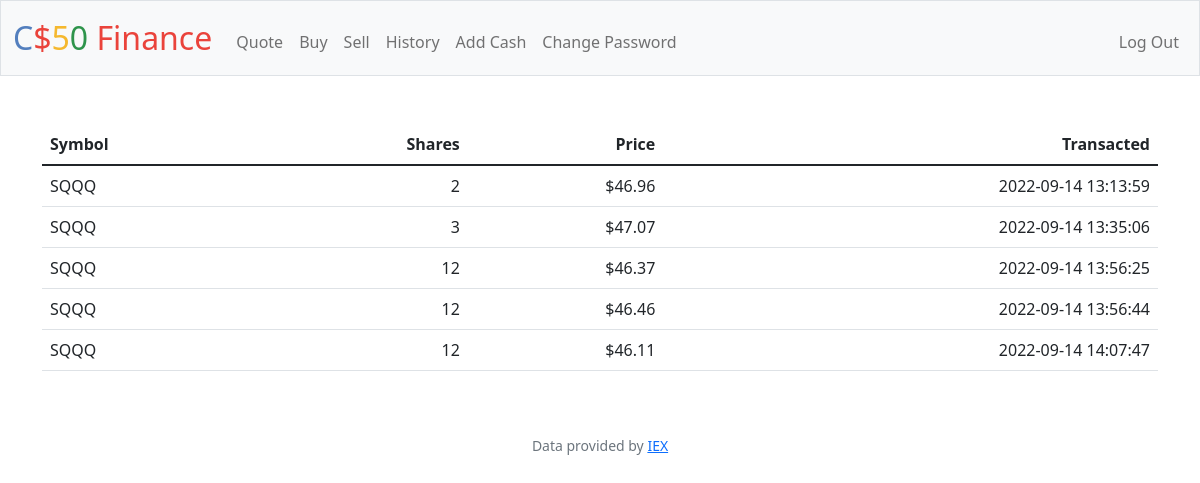
Page /history (signed in) on the committed database.
### tables this page shows
CREATE TABLE history(
id INT,
time DATETIME,
symbol TEXT,
shares INT,
price NUMERIC,
type TEXT,
FOREIGN KEY (id) REFERENCES users(id)
);

### app.py (the view)
@app.route("/history")
@login_required
def history():
    acc_id = session["user_id"]
    if acc_id != None:
        history_list = db.execute("SELECT * FROM history WHERE id = ?", acc_id)
    return render_template("history.html", jinja_history_list=history_list)

### app.py (called while the page is built)
@app.after_request
def after_request(response):
    response.headers["Cache-Control"] = "no-cache, no-store, must-revalidate"
    response.headers["Expires"] = 0
    response.headers["Pragma"] = "no-cache"
    return response

### helpers.py (called while the page is built)
def login_required(f):
    @wraps(f)
    def decorated_function(*args, **kwargs):
        if session.get("user_id") is None:
            return redirect("/login")
        return f(*args, **kwargs)
    return decorated_function

def usd(value):
    return f"${value:,.2f}"

### templates/history.html (shortened to what this page needs)
{% extends "layout.html" %}
{% block main %}
    <table class="table">
        <thead>
            <tr>
                <th class="text-start">Symbol</th>
                <th class="text-end">Shares</th>
                <th class="text-end">Price</th>
                <th class="text-end">Transacted</th>
            </tr>
        </thead>
        <tbody>
            {% for content in jinja_history_list %}
                <tr>
                    <td class="text-start">{{ content.symbol }}</td>
                    <td class="text-end">{{ content.shares }}</td>
                    <td class="text-end">{{ content.price | usd }}</td>
                    <td class="text-end">{{ content.time }}</td>
                </tr>
            {% endfor %}
        </tbody>
    </table>
{% endblock %}

### rows in the picture
history: symbol "SQQQ", shares "2", price "$46.96", time "2022-09-14 13:13:59"
history: symbol "SQQQ", shares "3", price "$47.07", time "2022-09-14 13:35:06"
history: symbol "SQQQ", shares "12", price "$46.37", time "2022-09-14 13:56:25"
history: symbol "SQQQ", shares "12", price "$46.46", time "2022-09-14 13:56:44"
history: symbol "SQQQ", shares "12", price "$46.11", time "2022-09-14 14:07:47"
